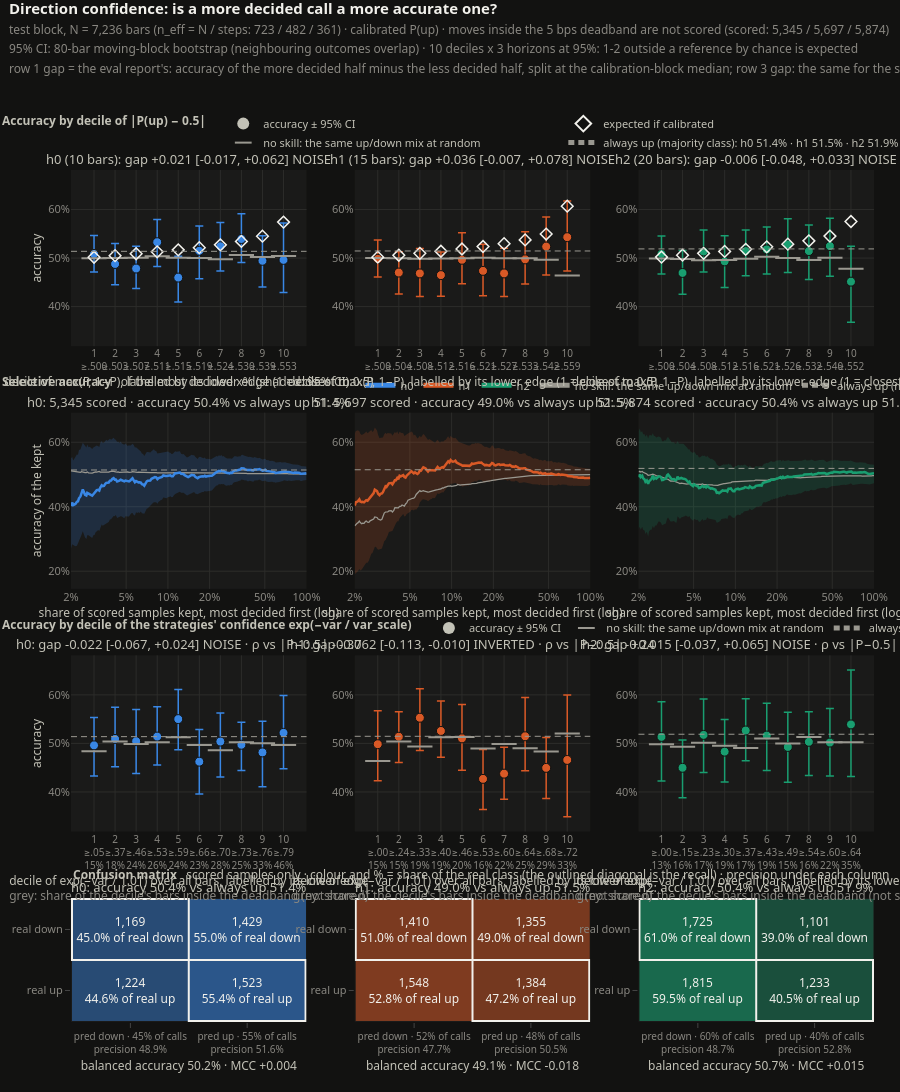

The cell this chart's notebook holds for it:
### Markdown cell above
**Direction confidence.** Row 1: accuracy by decile of |P(up) - 0.5| with 95% block-bootstrap intervals, the
accuracy a calibrated P(up) would reach (diamonds) and the no-skill level of each decile's call mix (ticks).
Row 2: selective accuracy, keeping only the most decided x%. Row 3: the same for the strategies' confidence
exp(-var / var_scale), which gates and sizes their trades. Row 4: confusion matrices with recall, precision,
balanced accuracy and MCC.

### Code cell
Visualizations.build("confidence_analytics", test, ctx.config, var_scale=var_scale_from(cal), report=report).show()
